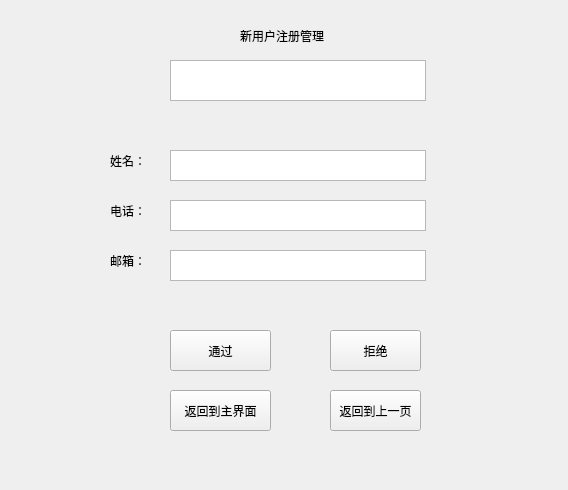
<?xml version="1.0" encoding="UTF-8"?>
<ui version="4.0">
 <class>Form</class>
 <widget class="QWidget" name="Form">
  <property name="geometry">
   <rect>
    <x>0</x>
    <y>0</y>
    <width>568</width>
    <height>490</height>
   </rect>
  </property>
  <property name="windowTitle">
   <string>Form</string>
  </property>
  <widget class="QPushButton" name="pushButton_1">
   <property name="geometry">
    <rect>
     <x>170</x>
     <y>330</y>
     <width>101</width>
     <height>41</height>
    </rect>
   </property>
   <property name="text">
    <string>通过</string>
   </property>
  </widget>
  <widget class="QPushButton" name="pushButton_2">
   <property name="geometry">
    <rect>
     <x>330</x>
     <y>330</y>
     <width>91</width>
     <height>41</height>
    </rect>
   </property>
   <property name="text">
    <string>拒绝</string>
   </property>
  </widget>
  <widget class="QLabel" name="label_5">
   <property name="geometry">
    <rect>
     <x>240</x>
     <y>20</y>
     <width>111</width>
     <height>31</height>
    </rect>
   </property>
   <property name="text">
    <string>新用户注册管理</string>
   </property>
  </widget>
  <widget class="QLabel" name="label">
   <property name="geometry">
    <rect>
     <x>110</x>
     <y>150</y>
     <width>36</width>
     <height>21</height>
    </rect>
   </property>
   <property name="text">
    <string>姓名：</string>
   </property>
  </widget>
  <widget class="QLabel" name="label_2">
   <property name="geometry">
    <rect>
     <x>110</x>
     <y>200</y>
     <width>36</width>
     <height>21</height>
    </rect>
   </property>
   <property name="text">
    <string>电话：</string>
   </property>
  </widget>
  <widget class="QLabel" name="label_4">
   <property name="geometry">
    <rect>
     <x>110</x>
     <y>250</y>
     <width>36</width>
     <height>21</height>
    </rect>
   </property>
   <property name="text">
    <string>邮箱：</string>
   </property>
  </widget>
  <widget class="QTextBrowser" name="textBrowser_1">
   <property name="geometry">
    <rect>
     <x>170</x>
     <y>150</y>
     <width>256</width>
     <height>31</height>
    </rect>
   </property>
  </widget>
  <widget class="QTextBrowser" name="textBrowser_2">
   <property name="geometry">
    <rect>
     <x>170</x>
     <y>200</y>
     <width>256</width>
     <height>31</height>
    </rect>
   </property>
  </widget>
  <widget class="QTextBrowser" name="textBrowser_3">
   <property name="geometry">
    <rect>
     <x>170</x>
     <y>250</y>
     <width>256</width>
     <height>31</height>
    </rect>
   </property>
  </widget>
  <widget class="QTextBrowser" name="textBrowser_4">
   <property name="geometry">
    <rect>
     <x>170</x>
     <y>60</y>
     <width>256</width>
     <height>41</height>
    </rect>
   </property>
  </widget>
  <widget class="QPushButton" name="pushButton_3">
   <property name="geometry">
    <rect>
     <x>170</x>
     <y>390</y>
     <width>101</width>
     <height>41</height>
    </rect>
   </property>
   <property name="text">
    <string>返回到主界面</string>
   </property>
  </widget>
  <widget class="QPushButton" name="pushButton_4">
   <property name="geometry">
    <rect>
     <x>330</x>
     <y>390</y>
     <width>91</width>
     <height>41</height>
    </rect>
   </property>
   <property name="text">
    <string>返回到上一页</string>
   </property>
  </widget>
 </widget>
 <resources/>
 <connections/>
</ui>
